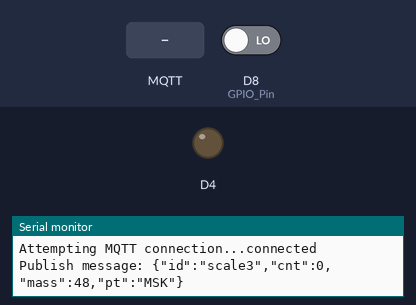
Simulated run of this sketch. Board: ESP8266 (NodeMCU). Parts: output pins drawn as LEDs (lit = HIGH), the last lines printed to the serial monitor. The test bench sets the inputs (shaded band); at power-on: D8 (GPIO_Pin) LOW. WiFi joins after 1.5 s; servers stay silent unless stated; random numbers use the default seed unless the sketch sets one; no MQTT or app messages arrive unless stated.

Above: at 2.7 s.
2.8 s: MQTT message "0" arrives on the first subscribed topic
At 3.9 s:
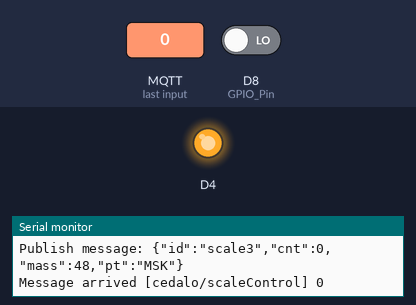
4.3 s: MQTT message "1" arrives on the first subscribed topic
At 5.0 s:
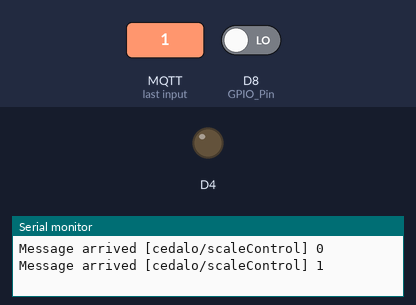
5.8 s: MQTT message "2" arrives on the first subscribed topic
At 6.1 s:
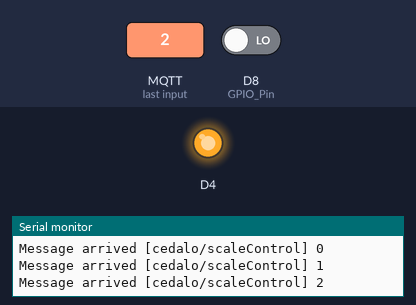
Timing chart, 0 to 8.8 s (numbered marks = the images above; inputs shaded):
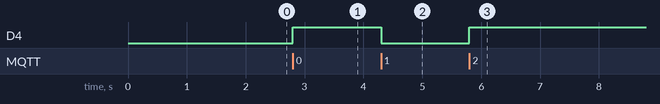

The sketch:

MQTTClicker.ino
```cpp
// (licence header left out)
//MQTT Libraries
#include <ESP8266WiFi.h>
#include <PubSubClient.h>
//Scale Libraries

#include <ArduinoJson.h>


// Update these with values suitable for your network.
const char* ssid = "ssid123";
const char* password = "password123";
const char* mqtt_server = "192.168.0.13";
const int port_number = 1883;
const char* mqtt_username = "";
const char* mqtt_password = "";
const bool use_username = false;
const char* device_name = "scale3";
const char* part_name = "MSK";

void ICACHE_RAM_ATTR countUp();
void ICACHE_RAM_ATTR countDown();


StaticJsonDocument<256> doc;

//Scale Config
int currentCount = 0;
int tempCount = -1;

uint8_t GPIO_Pin = D8;


//Network/MQTT condif
WiFiClient espClient;
PubSubClient client(espClient);
unsigned long lastMsg = 0;
#define MSG_BUFFER_SIZE  (50)
char msg[MSG_BUFFER_SIZE];

void setup_wifi() {
  delay(10);
  // We start by connecting to a WiFi network
  Serial.println();
  Serial.print("Connecting to ");
  Serial.println(ssid);

  WiFi.mode(WIFI_STA);
  WiFi.begin(ssid, password);

  while (WiFi.status() != WL_CONNECTED) {
    delay(500);
    Serial.print(".");
  }

  randomSeed(micros());

  Serial.println("");
  Serial.println("WiFi connected");
  Serial.println("IP address: ");
  Serial.println(WiFi.localIP());
}

void callback(char* topic, byte* payload, unsigned int length) {
  Serial.print("Message arrived [");
  Serial.print(topic);
  Serial.print("] ");
  for (int i = 0; i < length; i++) {
    Serial.print((char)payload[i]);
  }
  Serial.println();

  // Switch on the LED if an 1 was received as first character
  if ((char)payload[0] == '1') {
    digitalWrite(BUILTIN_LED, LOW);   // Turn the LED on (Note that LOW is the voltage level
    // but actually the LED is on; this is because
    // it is active low on the ESP-01)
  } else {
    digitalWrite(BUILTIN_LED, HIGH);  // Turn the LED off by making the voltage HIGH
  }

}

void reconnect() {
  // Loop until we're reconnected
  while (!client.connected()) {
    Serial.print("Attempting MQTT connection...");
    // Create a random client ID
    String clientId = "ESP8266Client-";
    clientId += String(random(0xffff), HEX);
    // Attempt to connect
    if (use_username){
      if (client.connect(clientId.c_str(), mqtt_username, mqtt_password)) {
      Serial.println("connected");
      // Once connected, publish an announcement...
      //client.publish("outTopic", "hello world");
      // ... and resubscribe
      client.subscribe("cedalo/scaleControl");
    } else {
      Serial.print("failed, rc=");
      Serial.print(client.state());
      Serial.println(" try again in 5 seconds");
      // Wait 5 seconds before retrying
      delay(5000);
    }
    }else{
          if (client.connect(clientId.c_str())) {
      Serial.println("connected");
      // Once connected, publish an announcement...
      //client.publish("outTopic", "hello world");
      // ... and resubscribe
      client.subscribe("cedalo/scaleControl");
    } else {
      Serial.print("failed, rc=");
      Serial.print(client.state());
      Serial.println(" try again in 5 seconds");
      // Wait 5 seconds before retrying
      delay(5000);
    }

    }

  }
}

void mqttSetup() {
  pinMode(BUILTIN_LED, OUTPUT);     // Initialize the BUILTIN_LED pin as an output
  setup_wifi();
  client.setServer(mqtt_server, port_number);
  client.setCallback(callback);
}

void sendCount(){
    doc["id"] = device_name;
    doc["cnt"] = currentCount;
    doc["mass"] = '0';
    doc["pt"] = part_name;

    char tempString[256];

    serializeJson(doc, tempString);

    snprintf (msg, MSG_BUFFER_SIZE, tempString);
    Serial.print("Publish message: ");
    Serial.println(msg);
    client.publish("cedalo/scaleOut", msg);
}

void countUp(){
  currentCount++;
}
void countDown(){
  currentCount++;
}

void setup() {
  Serial.begin(9600);
  attachInterrupt(digitalPinToInterrupt(GPIO_Pin), countUp, RISING);
  mqttSetup();
}

void loop() {

  if (!client.connected()) {
    reconnect();
  }
  client.loop();

  if (tempCount != currentCount){
      tempCount = currentCount;
      sendCount();
  }

}
```

Measured:
- after the input at 2.8 s, D4: LOW → HIGH at once
- after the input at 4.3 s, D4: HIGH → LOW at once
- after the input at 5.8 s, D4: LOW → HIGH at once
